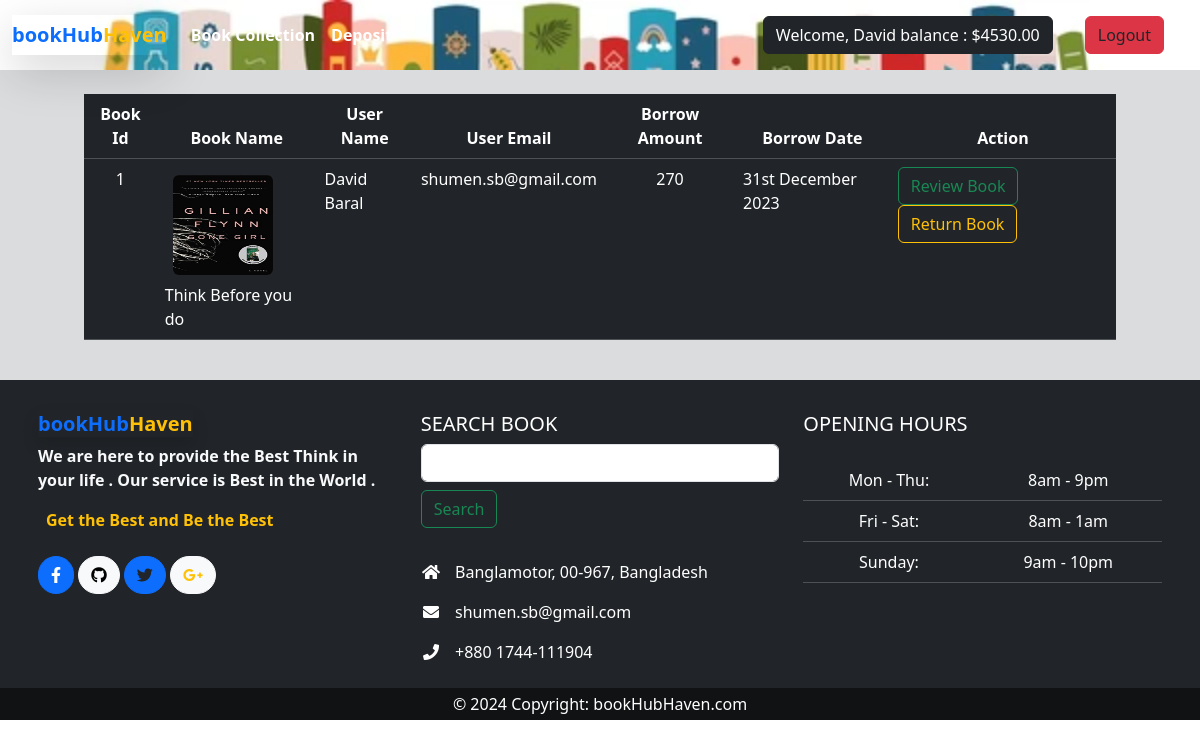
The page /user/profile (signed in) on the database its author committed.
### Members/models.py (models this page shows, shortened)
class MembersAccount(models.Model):
    user = models.OneToOneField(User,related_name ="account",on_delete=models.CASCADE)
    account_no = models.IntegerField(unique = True)
    initial_deposit_date = models.DateField(auto_now_add = True)
    balance = models.DecimalField(max_digits=12, decimal_places=2,default=Decimal('0.00'))

### bookCollection/models.py (models this page shows, shortened)
class BuyBook(models.Model):
    user = models.ForeignKey(User,on_delete=models.CASCADE)
    date = models.DateTimeField(auto_now_add=True)
    book = models.ForeignKey(AddBook,on_delete=models.CASCADE)

class AddBook(models.Model):
    Name  = models.CharField(max_length=100)
    price = models.DecimalField(max_digits=10, decimal_places=0,null= True)
    Content = models.TextField()
    category = models.ManyToManyField(Category)
    image = models.ImageField(upload_to='bookCollection/media/uploads/', blank = True, null = True)

### profiles/views.py (the view)
# urls.py: path('profile',BookListView.as_view(),name='profile'),
class BookListView(LoginRequiredMixin, ListView):
    model = BuyBook
    template_name = 'profile.html'
    context_object_name = 'borrowers'
    def get_queryset(self):
        user_id = self.request.user.id
        queryset = BuyBook.objects.filter(user_id=user_id)
        return queryset

### profiles/templates/profile.html (shortened to what this page needs)
{% extends "base.html" %}
{% load static %}
{% block content %}
<div style='width: 90%; margin:auto;'>
    <div class="overflow-x-auto p-4">
        <table class="table  table-dark">
          <thead>
            <tr>
              <th class="font-bold text-center">Book Id</th>
              <th class="font-bold text-center">Book Name</th>
              <th class="font-bold text-center">User Name</th>
              <th class="font-bold text-center">User Email</th>
              <th class="font-bold text-center">Borrow Amount</th>
              <th class="font-bold text-center">Borrow Date</th>
              <th class="font-bold text-center">Action</th>
            </tr>
          </thead>
          <tbody>
            {% for borrowed in borrowers %}
              <tr>
                    <td class='text-center'>{{borrowed.book.id}}</td>
                  <td>
                      <div class="flex items-center gap-3">
                          <div class="avatar">
                              <div class="mask mask-squircle w-12 h-12">
                                  <img class = 'rounded m-2' style='height: 100px; width: 100px;' src="{{borrowed.book.image.url}}" alt="Book" />
                              </div>
                          </div>
                          <div>
                              <div class="font-bold">{{borrowed.book.Name}}</div>
                          </div>
                      </div>
                  </td>
                  <td>{{request.user.first_name}} {{request.user.last_name}} </td>
                  <td>{{ request.user.email }}</td>
                  <td class='text-center'>{{ borrowed.book.price }}</td>
                  <td>{{ borrowed.date|date:"jS F Y" }}</td>
                  <th>
                      <a href="{% url "details_view" borrowed.book.id %}" class="btn btn-outline-success btn-xs">Review Book</a>
                      <a href="{% url "return" borrowed.id %}" class="btn btn-outline-warning btn-xs">Return Book</a>
                  </th>
              </tr>
            {% endfor %}
          </tbody>
        </table>
      </div>
</div>
{% endblock content %}

### Core/templates/base.html (shortened to what this page needs)
<!doctype html>
{% load static %}
<html lang="en">
  <head>
    <link href="https://cdn.jsdelivr.net/npm/bootstrap@5.3.2/dist/css/bootstrap.min.css" rel="stylesheet">
    <link rel="stylesheet" href="https://cdnjs.cloudflare.com/ajax/libs/font-awesome/5.15.4/css/all.min.css">
  </head>
  <body>
    <nav class="navbar navbar-expand-lg shadow-md sticky-top" style ="background-image: url('{% static 'image/book.jpg' %}'); background-size: cover; background-repeat: no-repeat; margin:0; ">
        <div class="container-fluid">
          <a class="navbar-brand fw-bold shadow-lg text-warning" href="{% url "home" %}"><span class='text-primary fw-bold'>bookHub</span>Haven</a>
          <div class="collapse navbar-collapse" id="navbarSupportedContent">
            <ul class="navbar-nav me-auto mb-2 mb-lg-0">
              <li class="nav-item">
                <a class="nav-link  fw-bold text-white" href="{% url "book" %}">Book Collection</a>
              </li>
             {% if request.user.is_authenticated %}
              <li class="nav-item">
                <a class="nav-link  fw-bold text-white" href="{% url "deposit" %}"> Deposit</a>
              </li>
             {% endif %}
            </ul>
            <div class="p-2 ">
              <ul class='navbar-nav d-flex  me-auto mb-2 mb-lg-0'>
              {% if request.user.is_authenticated %}
                <li class="nav-item mx-3">
                  <a
                    class=" btn btn-dark text-white"
                    href="{% url "profile" %}"
                    >Welcome, {{ request.user.first_name }} balance : ${{request.user.account.balance}}</a
                  >
                </li>
                <li class="nav-item mx-3">
                  <a
                    class=" btn btn-danger text-dark"
                    href="{% url "logout" %}"
                    >Logout</a
                  >
                </li>
              {% endif %}
              </ul>
         </div>
          </div>
        </div>
      </nav>
      <div class=' bg-secondary bg-opacity-25'>
        {% block content %}
        {% endblock content %}
      </div>
      <footer class="text-white text-center text-lg-start bg-dark ">
    <div class="container p-2">
      <div class="row mt-4">
        <div class="col-lg-4 col-md-12 mb-4 mb-md-0">
          <h5><a class=" fw-bold shadow text-warning text-decoration-none" href="{% url "home" %}"><span class='text-primary fw-bold'>bookHub</span>Haven</a></h5>
          <p class='text-light  fw-bold'>We are here to provide the Best Think in your life . Our service is Best in the World . </p>
          <p class='text-warning ms-2 fw-bold'>Get the Best and Be the Best</p>
          <div class="mt-4 ">
            <a type="button" class="btn btn-floating rounded-pill btn-primary"><i class="fab fa-facebook-f"></i></a>
            <a type="button" class="btn btn-floating btn-light  rounded-pill"><i class="fab fa-github"></i></i></a>
            <a type="button" class="btn btn-floating btn-primary rounded-pill"><i class="fab fa-twitter text-dark"></i></a>
            <a type="button" class="btn btn-floating btn-light rounded-pill"><i class="fab fa-google-plus-g text-warning"></i></a>
          </div>
        </div>
        <div class="col-lg-4 col-md-6 mb-4 mb-md-0">
          <h5 class="text-uppercase mb-1 pb-1">Search Book</h5>
          <div class="form-outline form-white mb-4">
            <input type="text" id="formControlLg" class="form-control form-control" />
            <label class="form-label btn btn-outline-success mt-2" for="formControlLg">Search</label>
          </div>
          <ul class="fa-ul" style="margin-left: 1.65em;">
            <li class="mb-3">
              <span class="fa-li"><i class="fas fa-home"></i></span><span class="ms-2">Banglamotor, 00-967, Bangladesh</span>
            </li>
            <li class="mb-3">
              <span class="fa-li"><i class="fas fa-envelope"></i></span><span class="ms-2">shumen.sb@gmail.com</span>
            </li>
            <li class="mb-3">
              <span class="fa-li"><i class="fas fa-phone"></i></span><span class="ms-2">+880 1744-111904</span>
            </li>
          </ul>
        </div>
        <div class="col-lg-4 col-md-6 mb-4 mb-md-0">
          <h5 class="text-uppercase mb-4">Opening hours</h5>
          <table class="table table-dark text-center  bg-dark text-white">
            <tbody>
              <tr>
                <td>Mon - Thu:</td>
                <td>8am - 9pm</td>
              </tr>
              <tr>
                <td>Fri - Sat:</td>
                <td>8am - 1am</td>
              </tr>
              <tr>
                <td>Sunday:</td>
                <td>9am - 10pm</td>
              </tr>
            </tbody>
          </table>
        </div>
      </div>
    </div>
    <div class="text-center p-1" style="background-color: rgba(0, 0, 0, 0.5);">
      © 2024 Copyright:
      <a class="text-white text-decoration-none" href="https://carzone.com/">bookHubHaven.com</a>
    </div>
  </footer>
  </body>
</html>

### rows shown on the page
BuyBook: book.id "1", book.image (picture), book.Name "Think Before you do", book.price "270", date "31st December 2023"

### other values the page prints
{{ request.user.first_name }} "David"
{{ request.user.account.balance }} "4530.00"
{{ request.user.last_name }} "Baral"
{{ request.user.email }} "shumen.sb@gmail.com"
